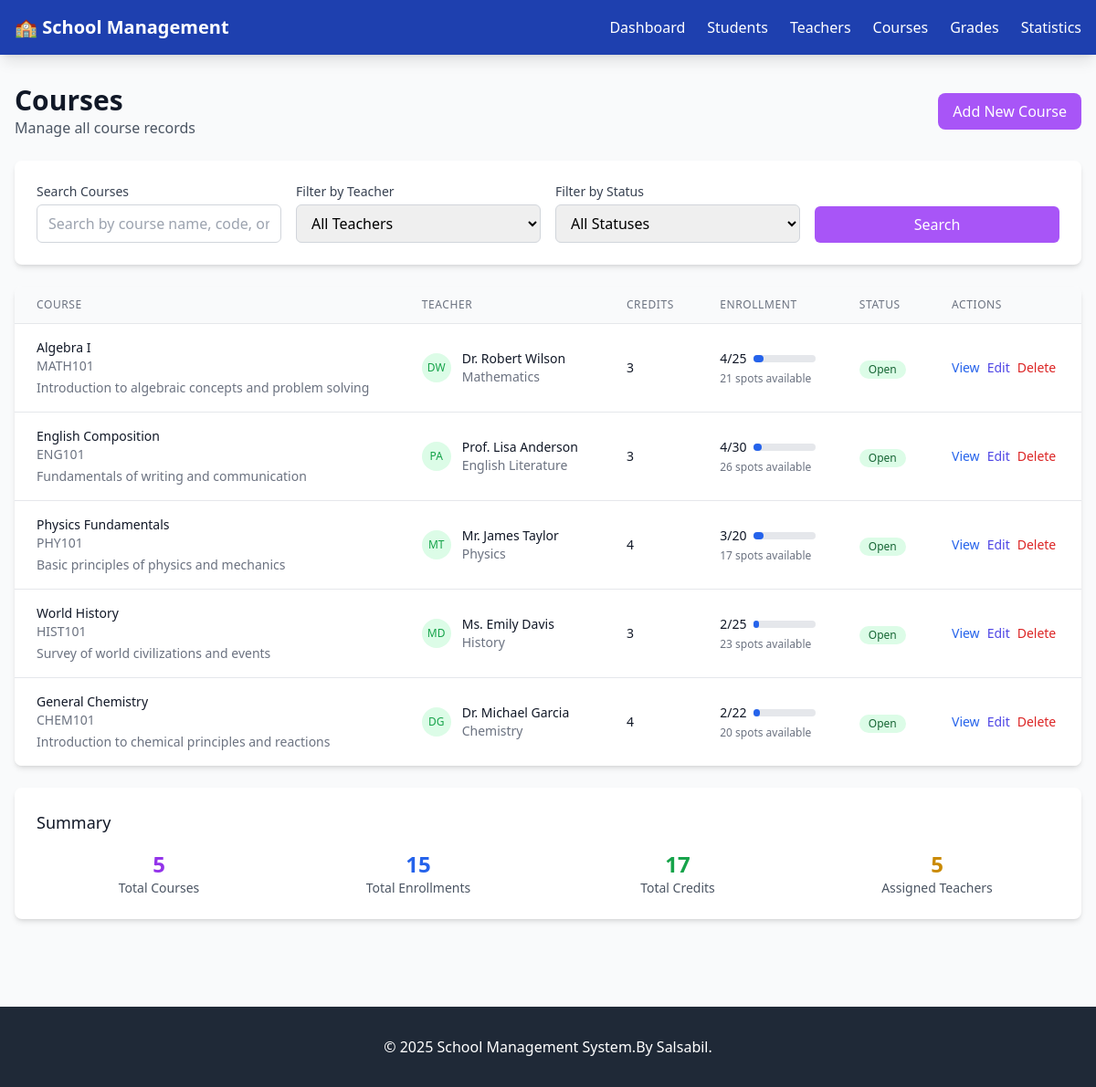
Screenshot of /courses with the database file from the repository.
### models/your_model.py (models this page shows, shortened)
class Course(db.Model):
    __tablename__ = 'courses'
    id = db.Column(db.Integer, primary_key=True)
    course_code = db.Column(db.String(20), unique=True, nullable=False)
    course_name = db.Column(db.String(100), nullable=False)
    description = db.Column(db.Text)
    credits = db.Column(db.Integer, default=1)
    max_students = db.Column(db.Integer, default=30)
    teacher_id = db.Column(db.Integer, db.ForeignKey('teachers.id', ondelete='SET NULL'), nullable=True)
    enrollments = db.relationship('Enrollment', backref='course', lazy=True, cascade='all, delete-orphan')
    grades = db.relationship('Grade', backref='course', lazy=True, cascade='all, delete-orphan')
    @property
    def current_enrollment(self):
        return len(self.enrollments)
    @property
    def available_spots(self):
        return max(0, self.max_students - self.current_enrollment)

class Teacher(db.Model):
    __tablename__ = 'teachers'
    id = db.Column(db.Integer, primary_key=True)
    teacher_id = db.Column(db.String(10), unique=True, nullable=False)
    first_name = db.Column(db.String(50), nullable=False)
    last_name = db.Column(db.String(50), nullable=False)
    email = db.Column(db.String(100), unique=True, nullable=False)
    subject_specialty = db.Column(db.String(100))
    hire_date = db.Column(db.Date, default=datetime.utcnow().date)
    status = db.Column(db.String(20), default='active')
    courses = db.relationship('Course', backref='teacher', lazy=True, cascade='all, delete-orphan')
    @property
    def full_name(self):
        return f"{self.first_name} {self.last_name}"

### index.py (the view, shortened to what this page needs)
@app.route('/courses')
def courses_list():
    search_query = request.args.get('search', '')
    teacher_filter = request.args.get('teacher_filter', '')
    status_filter = request.args.get('status_filter', '')
    query = Course.query.options(joinedload(Course.teacher), joinedload(Course.enrollments))
    if teacher_filter:
        query = query.filter(Course.teacher_id == int(teacher_filter))
    courses = query.all()
    teachers = Teacher.query.all()
    return render_template('courses/index.html', courses=courses, teachers=teachers)

### templates/courses/index.html (shortened to what this page needs)
{% extends "base.html" %}
{% block content %}
<div class="space-y-6">
    <div class="flex justify-between items-center">
        <div>
            <h1 class="text-3xl font-bold text-gray-900">Courses</h1>
            <p class="text-gray-600">Manage all course records</p>
        </div>
        <a href="{{ url_for('course_create') }}" class="bg-purple-500 hover:bg-purple-600 text-white font-medium py-2 px-4 rounded-lg transition-colors">
            Add New Course
        </a>
    </div>
    <div class="bg-white rounded-lg shadow-md p-6">
        <form method="GET" action="{{ url_for('courses_list') }}" class="space-y-4">
            <div class="grid grid-cols-1 md:grid-cols-4 gap-4">
                <div>
                    <label for="search" class="block text-sm font-medium text-gray-700 mb-1">Search Courses</label>
                    <input type="text"
                           id="search"
                           name="search"
                           value="{{ request.args.get('search', '') }}"
                           placeholder="Search by course name, code, or description..."
                           class="w-full px-3 py-2 border border-gray-300 rounded-md focus:outline-none focus:ring-2 focus:ring-purple-500 focus:border-transparent">
                </div>
                <div>
                    <label for="teacher_filter" class="block text-sm font-medium text-gray-700 mb-1">Filter by Teacher</label>
                    <select id="teacher_filter"
                            name="teacher_filter"
                            class="w-full px-3 py-2 border border-gray-300 rounded-md focus:outline-none focus:ring-2 focus:ring-purple-500 focus:border-transparent">
                        <option value="">All Teachers</option>
                    </select>
                </div>
                <div>
                    <label for="status_filter" class="block text-sm font-medium text-gray-700 mb-1">Filter by Status</label>
                    <select id="status_filter"
                            name="status_filter"
                            class="w-full px-3 py-2 border border-gray-300 rounded-md focus:outline-none focus:ring-2 focus:ring-purple-500 focus:border-transparent">
                        <option value="">All Statuses</option>
                    </select>
                </div>
                <div class="flex items-end">
                    <button type="submit" class="w-full bg-purple-500 hover:bg-purple-600 text-white font-medium py-2 px-4 rounded-md transition-colors">
                        Search
                    </button>
                </div>
            </div>
        </form>
    </div>
    <div class="bg-white rounded-lg shadow-md overflow-hidden">
        <div class="overflow-x-auto">
            <table class="min-w-full divide-y divide-gray-200">
                <thead class="bg-gray-50">
                    <tr>
                        <th class="px-6 py-3 text-left text-xs font-medium text-gray-500 uppercase tracking-wider">Course</th>
                        <th class="px-6 py-3 text-left text-xs font-medium text-gray-500 uppercase tracking-wider">Teacher</th>
                        <th class="px-6 py-3 text-left text-xs font-medium text-gray-500 uppercase tracking-wider">Credits</th>
                        <th class="px-6 py-3 text-left text-xs font-medium text-gray-500 uppercase tracking-wider">Enrollment</th>
                        <th class="px-6 py-3 text-left text-xs font-medium text-gray-500 uppercase tracking-wider">Status</th>
                        <th class="px-6 py-3 text-left text-xs font-medium text-gray-500 uppercase tracking-wider">Actions</th>
                    </tr>
                </thead>
                <tbody class="bg-white divide-y divide-gray-200">
                    {% for course in courses %}
                    <tr class="hover:bg-gray-50">
                        <td class="px-6 py-4 whitespace-nowrap">
                            <div>
                                <div class="text-sm font-medium text-gray-900">{{ course.course_name }}</div>
                                <div class="text-sm text-gray-500">{{ course.course_code }}</div>
                                {% if course.description %}
                                <div class="text-sm text-gray-500 mt-1">{{ course.description[:80] }}{% if course.description|length > 80 %}...{% endif %}</div>
                                {% endif %}
                            </div>
                        </td>
                        <td class="px-6 py-4 whitespace-nowrap">
                            {% if course.teacher %}
                            <div class="flex items-center">
                                <div class="flex-shrink-0 h-8 w-8">
                                    <div class="h-8 w-8 rounded-full bg-green-100 flex items-center justify-center">
                                        <span class="text-green-600 font-medium text-xs">{{ course.teacher.first_name[0] }}{{ course.teacher.last_name[0] }}</span>
                                    </div>
                                </div>
                                <div class="ml-3">
                                    <div class="text-sm font-medium text-gray-900">{{ course.teacher.full_name }}</div>
                                    <div class="text-sm text-gray-500">{{ course.teacher.subject_specialty or 'No specialty' }}</div>
                                </div>
                            </div>
                            {% else %}
                            <span class="text-gray-400 text-sm">Not assigned</span>
                            {% endif %}
                        </td>
                        <td class="px-6 py-4 whitespace-nowrap text-sm text-gray-900">{{ course.credits }}</td>
                        <td class="px-6 py-4 whitespace-nowrap">
                            <div class="flex items-center">
                                <span class="text-sm text-gray-900 mr-2">{{ course.current_enrollment }}/{{ course.max_students }}</span>
                                <div class="flex-1 bg-gray-200 rounded-full h-2 w-16">
                                    <div class="bg-blue-600 h-2 rounded-full" style="width: {{ (course.current_enrollment / course.max_students * 100)|round }}%"></div>
                                </div>
                            </div>
                            <div class="text-xs text-gray-500 mt-1">
                                {% if course.available_spots > 0 %}
                                    {{ course.available_spots }} spots available
                                {% elif course.available_spots == 0 %}
                                    Full
                                {% else %}
                                    Over capacity
                                {% endif %}
                            </div>
                        </td>
                        <td class="px-6 py-4 whitespace-nowrap">
                            <span class="inline-flex items-center px-2.5 py-0.5 rounded-full text-xs font-medium
                                {% if course.available_spots > 0 %}bg-green-100 text-green-800
                                {% elif course.available_spots == 0 %}bg-yellow-100 text-yellow-800
                                {% else %}bg-red-100 text-red-800{% endif %}">
                                {% if course.available_spots > 0 %}Open
                                {% elif course.available_spots == 0 %}Full
                                {% else %}Overflow{% endif %}
                            </span>
                        </td>
                        <td class="px-6 py-4 whitespace-nowrap text-sm font-medium">
                            <div class="flex space-x-2">
                                <a href="{{ url_for('course_details', id=course.id) }}" class="text-blue-600 hover:text-blue-900">View</a>
                                <a href="{{ url_for('course_edit', id=course.id) }}" class="text-indigo-600 hover:text-indigo-900">Edit</a>
                                <form method="POST" action="{{ url_for('course_delete', id=course.id) }}" class="inline" onsubmit="return confirm('Are you sure you want to delete this course?')">
                                    <button type="submit" class="text-red-600 hover:text-red-900">Delete</button>
                                </form>
                            </div>
                        </td>
                    </tr>
                    {% endfor %}
                </tbody>
            </table>
        </div>
    </div>
    <div class="bg-white rounded-lg shadow-md p-6">
        <h2 class="text-lg font-medium text-gray-900 mb-4">Summary</h2>
        <div class="grid grid-cols-1 md:grid-cols-4 gap-4">
            <div class="text-center">
                <p class="text-2xl font-bold text-purple-600">{{ courses|length }}</p>
                <p class="text-sm text-gray-600">Total Courses</p>
            </div>
            <div class="text-center">
                <p class="text-2xl font-bold text-blue-600">
                    {% set total_enrollment = courses|map(attribute='enrollments')|map('length')|sum %}
                    {{ total_enrollment }}
                </p>
                <p class="text-sm text-gray-600">Total Enrollments</p>
            </div>
            <div class="text-center">
                <p class="text-2xl font-bold text-green-600">
                    {% set total_credits = courses|map(attribute='credits')|sum %}
                    {{ total_credits }}
                </p>
                <p class="text-sm text-gray-600">Total Credits</p>
            </div>
            <div class="text-center">
                <p class="text-2xl font-bold text-yellow-600">
                    {% set courses_with_teacher = courses|selectattr('teacher')|list|length %}
                    {{ courses_with_teacher }}
                </p>
                <p class="text-sm text-gray-600">Assigned Teachers</p>
            </div>
        </div>
    </div>
</div>
{% endblock %}

### rows the page displays
Course: course_name "Algebra I", course_code "MATH101", description "Introduction to algebraic concepts and problem solving", teacher "D", teacher "W", teacher.full_name "Dr. Robert Wilson", teacher "Mathematics", credits "3", current_enrollment "4", max_students "25", available_spots "21", shows "Open"
Course: course_name "English Composition", course_code "ENG101", description "Fundamentals of writing and communication", teacher "P", teacher "A", teacher.full_name "Prof. Lisa Anderson", teacher "English Literature", credits "3", current_enrollment "4", max_students "30", available_spots "26", shows "Open"
Course: course_name "Physics Fundamentals", course_code "PHY101", description "Basic principles of physics and mechanics", teacher "M", teacher "T", teacher.full_name "Mr. James Taylor", teacher "Physics", credits "4", current_enrollment "3", max_students "20", available_spots "17", shows "Open"
Course: course_name "World History", course_code "HIST101", description "Survey of world civilizations and events", teacher "M", teacher "D", teacher.full_name "Ms. Emily Davis", teacher "History", credits "3", current_enrollment "2", max_students "25", available_spots "23", shows "Open"
Course: course_name "General Chemistry", course_code "CHEM101", description "Introduction to chemical principles and reactions", teacher "D", teacher "G", teacher.full_name "Dr. Michael Garcia", teacher "Chemistry", credits "4", current_enrollment "2", max_students "22", available_spots "20", shows "Open"

### other values shown
{{ courses|length }} "5"
{{ total_enrollment }} "15"
{{ total_credits }} "17"
{{ courses_with_teacher }} "5"
